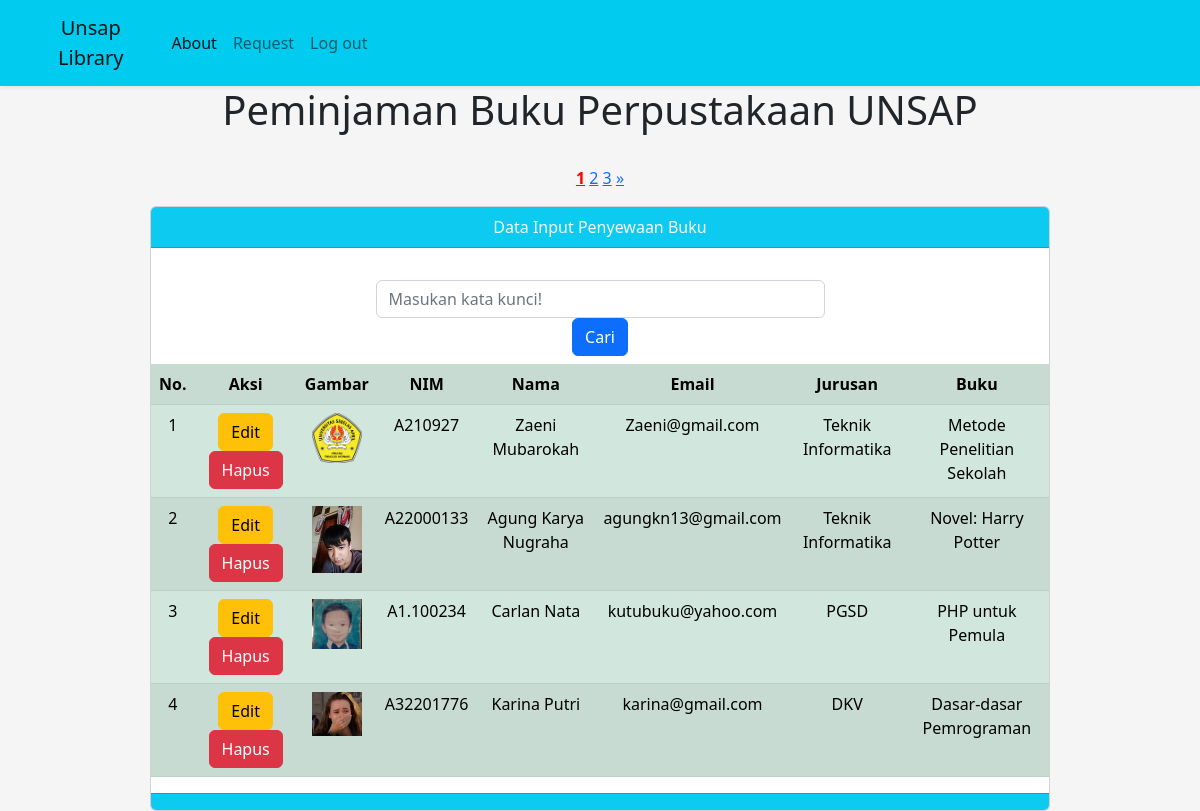
The app's page /index.php (signed in) with its own data.
### tables this page shows
CREATE TABLE `mahasiswa` (
  `id` int(11) NOT NULL,
  `nama` varchar(200) NOT NULL,
  `nim` char(9) NOT NULL,
  `email` varchar(100) NOT NULL,
  `jurusan` varchar(100) NOT NULL,
  `gambar` varchar(100) NOT NULL,
  `buku` varchar(30) NOT NULL
);

### function.php (called while the page is built, shortened)
<?php
$conn = mysqli_connect("localhost", "root", "", "phpdasar1");
function query($query) {
	global $conn;
	$result = mysqli_query($conn, $query);
	$rows = [];
	while ( $row = mysqli_fetch_assoc($result) ) {
		$rows[] = $row;
	}
	return $rows;
}
?>

### index.php (the view, shortened to what this page needs)
<?php
require  'function.php';
$jumlahDataPerhalaman = 4;
$jumlahData = count(query("SELECT * FROM mahasiswa"));
$jumlahHalaman = ceil($jumlahData / $jumlahDataPerhalaman);
$halamanAktif = ( isset($_GET["halaman"]) ) ? $_GET["halaman"] : 1;
$awalData = ( $jumlahDataPerhalaman * $halamanAktif) - $jumlahDataPerhalaman;
$mahasiswa = query("SELECT * FROM mahasiswa LIMIT $awalData, $jumlahDataPerhalaman");
?>
<!DOCTYPE html>
<html lang="en">
  <head>
    <link rel="stylesheet" href="https://cdn.jsdelivr.net/npm/bootstrap@5.2.0-beta1/dist/css/bootstrap.rtl.min.css">
	<link rel="stylesheet" href="style.css" />
</head>
<body class="text-center">
 <nav class="navbar navbar-expand-lg shadow-sm" style="background-color: rgb(1, 204, 240)">
      <div class="container">
        <a class="navbar-brand" href="index.php"
          >Unsap <br />
          Library</a>
        <div class="collapse navbar-collapse" id="navbarNav">
          <ul class="navbar-nav">
            <li class="nav-item">
              <a class="nav-link active" aria-current="page" href="about.php">About</a>
            </li>
            <li class="nav-item">
              <a class="nav-link" href="tambah.php">Request</a>
            </li>
            <li class="nav-item">
              <a class="nav-link" href="logout.php">Log out</a>
            </li>
          </ul>
        </div>
      </div>
    </nav>
<h1>Peminjaman Buku Perpustakaan UNSAP</h1>
<br>
<?php for( $i = 1; $i <= $jumlahHalaman; $i++ ) : ?>
	<?php if( $i == $halamanAktif ) : ?>
		<a href="?halaman=<?= $i;  ?>" style="font-weight: bold; color: red;"><?= $i; ?></a>
	<?php else : ?>
		<a href="?halaman=<?= $i;  ?>"><?= $i; ?></a>
	<?php endif; ?>
<?php endfor; ?>
<?php if( $halamanAktif < $jumlahHalaman ) : ?>
	<a href="?halaman=<?= $halamanAktif + 1;  ?>">&raquo;</a>
<?php endif; ?>
<div class="col-md-9 mx-auto">
        <div class="card mt-3">
            <div class="card-header bg-info text-light">Data Input Penyewaan Buku</div>
                <div class="card-body bg-rgb(202, 209, 208)"></div>
                  <div class="col-md-6 mx-auto">
                      <form method="post">
                          <div class="input-grup mb-2">
                              <input type="text" name="keyword" class="form-control" placeholder="Masukan kata kunci!" autocomplete="off">
                            <button class="btn btn-primary mx-auto" name="cari" type="submit">Cari</button>
                          </div>
                      </form>
                  </div>
                    <table class="table table-success table-striped">
                      <tr>
                        <th>No.</th>
                        <th>Aksi</th>
                        <th>Gambar</th>
                        <th>NIM</th>
                        <th>Nama</th>
                        <th>Email</th>
                        <th>Jurusan</th>
                        <th>Buku</th>
                      </tr>
                      <?php $i = 1; ?>
                      <?php foreach( $mahasiswa as $row ) : ?>
                      <tr>
                        <td><?= $i; ?></td>
                        <td>
                          <a href="ubah.php?id=<?= $row["id"]; ?>" class="btn btn-warning">Edit</a>
                                          <a href="hapus.php?id=<?= $row["id"]; ?>" class="btn btn-danger" onclick="return confirm('Mou kimarimashita ka?');">Hapus</a>
                        </td>
                        <td><img src="pic/<?= $row["gambar"]; ?>" width="50"></td>
                        <td><?= $row["nim"]; ?></td>
                        <td><?= $row["nama"]; ?></td>
                        <td><?= $row["email"]; ?></td>
                        <td><?= $row["jurusan"]; ?></td>
                        <td><?= $row["buku"]; ?></td>
                      </tr>
                        <?php $i++; ?>
                        <?php endforeach; ?>
					          </table>
        		<div class="card-footer bg-info"></div>
                      </div>
    </div>
</body>
</html>

### index.php (style rules this page uses)
body { min-height: 100%; background-color: #f5f5f5; }

### records on screen
mahasiswa: gambar (picture), nim "A210927", nama "Zaeni Mubarokah", email "Zaeni@gmail.com", jurusan "Teknik Informatika", buku "Metode Penelitian Sekolah"
mahasiswa: gambar (picture), nim "A22000133", nama "Agung Karya Nugraha", email "agungkn13@gmail.com", jurusan "Teknik Informatika", buku "Novel: Harry Potter"
mahasiswa: gambar (picture), nim "A1.100234", nama "Carlan Nata", email "kutubuku@yahoo.com", jurusan "PGSD", buku "PHP untuk Pemula"
mahasiswa: gambar (picture), nim "A32201776", nama "Karina Putri", email "karina@gmail.com", jurusan "DKV", buku "Dasar-dasar Pemrograman"
